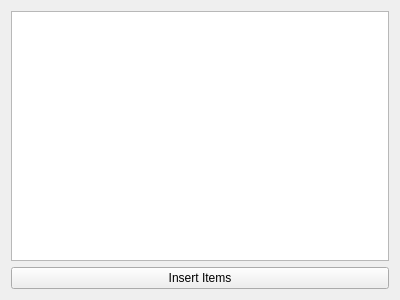
<?xml version="1.0" encoding="UTF-8"?>
<ui version="4.0">
 <class>BookmarkEditor</class>
 <widget class="QWidget" name="BookmarkEditor">
  <property name="geometry">
   <rect>
    <x>0</x>
    <y>0</y>
    <width>400</width>
    <height>300</height>
   </rect>
  </property>
  <property name="windowTitle">
   <string>Bookmark Editor</string>
  </property>
  <layout class="QVBoxLayout" name="verticalLayout">
   <item>
    <widget class="QTreeView" name="bookmarkView"/>
   </item>
   <item>
    <widget class="QPushButton" name="startButton">
     <property name="text">
      <string>Insert Items</string>
     </property>
    </widget>
   </item>
  </layout>
 </widget>
 <resources/>
 <connections/>
</ui>
